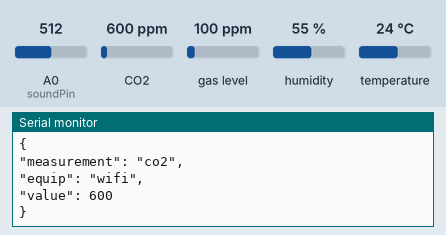
This program was run on a simulated ESP8266 (Wemos D1 mini). On the bench: the last lines printed to the serial monitor. Inputs (shaded band) come from the test bench; at power-on: A0 (soundPin) = 512, CO2 600 ppm, gas level 100 ppm, humidity 55 %, temperature 24 °C. WiFi joins after 1.5 s; servers stay silent unless stated; uploads are accepted with an empty reply.

Above: at 14.2 s.
14.3 s: A0 (soundPin) set to 36
At 15.4 s:
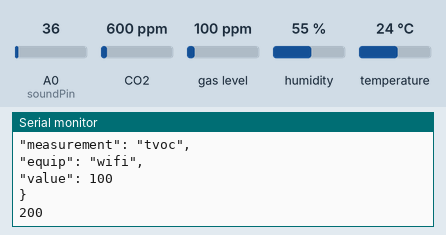
23.0 s: A0 (soundPin) set to 30
At 23.2 s:
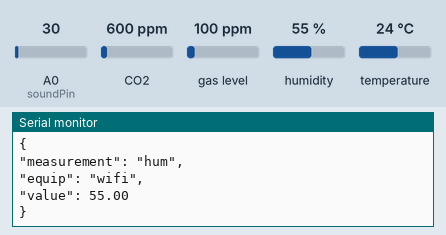
Timing chart, 0 to 26.0 s (numbered marks = the images above; inputs shaded):
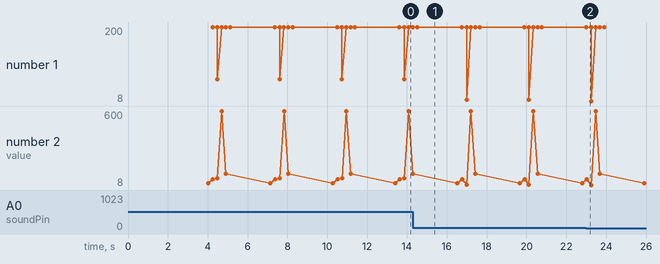

Measured:
- the behaviour switches between 34 and 33 on A0 (soundPin) (found by bisection; images 1 and 2)

The program:

main.cpp
```cpp
#include <Arduino.h>
#include <ESP8266WiFi.h>
#include <ESP8266HTTPClient.h>
#include <Adafruit_Sensor.h>
#include <DHT.h>
#include <DHT_U.h>
#include <Wire.h>
#include <SparkFunCCS811.h>

const char* ssid     = "CSW-Guest";
const char* password = "Critical98";
const char* serverName = "http://10.8.8.25:8888/";

HTTPClient http;
WiFiClient client;
String httpRequestData;
int httpCode;
String payload;

#define DHTPIN D3
#define DHTTYPE DHT11
#define soundPin A0
#define CCS811_ADDR 0x5B

CCS811 mySensor(CCS811_ADDR);
DHT_Unified dht(DHTPIN, DHTTYPE);

uint32_t delayMS;

void setup() {
  Serial.begin(9600);

  WiFi.begin(ssid, password);
  Serial.print("Connecting to ");
  Serial.print(ssid); Serial.println(" ...");

  int i = 0;
  while (WiFi.status() != WL_CONNECTED) {
    delay(1000);
    Serial.print(++i); Serial.print(' ');
  }

  Serial.println('\n');
  Serial.println("Connection established!");
  Serial.print("IP address:\t");
  Serial.println(WiFi.localIP());

  sensor_t sensor;
  dht.begin();
  dht.temperature().getSensor(&sensor);
  dht.humidity().getSensor(&sensor);
  delayMS = sensor.min_delay / 1000;

  Wire.begin(); //Inialize I2C Hardware
  if (mySensor.begin() == false)
  {
    Serial.print("CCS811 error. ");
    while (1);
  }
}

void loop() {
  delay(delayMS);

  sensors_event_t event;
  dht.temperature().getEvent(&event);
  if (isnan(event.temperature)) {
    Serial.println(F("Error reading temperature!"));
  }
  else {
    Serial.print(F("Temperature: "));
    Serial.print(event.temperature);
    Serial.println(F("°C"));
    Serial.print("\n\n\n");

    http.begin(client, serverName);
    http.addHeader("Content-Type", "application/json");

    Serial.println("POST REQUEST");
    httpRequestData = "{\n\"measurement\": \"temp\",\n";
    httpRequestData += "\"equip\": \"wifi\",\n";
    httpRequestData += "\"value\": ";
    httpRequestData += event.temperature;
    httpRequestData += "\n";
    httpRequestData += "}";

    Serial.println(httpRequestData);

    httpCode = http.POST(httpRequestData);
    payload = http.getString();
    Serial.println(httpCode);
    Serial.println(payload);
    http.end();
  }

  dht.humidity().getEvent(&event);
  if (isnan(event.relative_humidity)) {
    Serial.println(F("Error reading humidity!"));
  }
  else {
    Serial.print(F("Humidity: "));
    Serial.print(event.relative_humidity);
    Serial.println(F("%"));
    Serial.print("\n\n\n");

    http.begin(client, serverName);
    http.addHeader("Content-Type", "application/json");

    Serial.println("POST REQUEST");
    httpRequestData = "{\n\"measurement\": \"hum\",\n";
    httpRequestData += "\"equip\": \"wifi\",\n";
    httpRequestData += "\"value\": ";
    httpRequestData += event.relative_humidity;
    httpRequestData += "\n";
    httpRequestData += "}";

    Serial.println(httpRequestData);

    httpCode = http.POST(httpRequestData);
    payload = http.getString();
    Serial.println(httpCode);
    Serial.println(payload);
    http.end();
  }

  long sound_level = 0;
  long ruido_db = 0;

  sound_level = analogRead(soundPin);
  ruido_db= 20*log(sound_level)-60;
  Serial.println(ruido_db);

  http.begin(client, serverName);
  http.addHeader("Content-Type", "application/json");

  Serial.println("POST REQUEST");
  httpRequestData = "{\n\"measurement\": \"noise\",\n";
  httpRequestData += "\"equip\": \"wifi\",\n";
  httpRequestData += "\"value\": ";
  httpRequestData += ruido_db;
  httpRequestData += "\n";
  httpRequestData += "}";

  Serial.println(httpRequestData);

  httpCode = http.POST(httpRequestData);
  payload = http.getString();
  Serial.println(httpCode);
  Serial.println(payload);
  http.end();

  if (mySensor.dataAvailable())
  {
    mySensor.readAlgorithmResults();

    Serial.println("POST REQUEST");
    httpRequestData = "{\n\"measurement\": \"co2\",\n";
    httpRequestData += "\"equip\": \"wifi\",\n";
    httpRequestData += "\"value\": ";
    httpRequestData += mySensor.getCO2();
    httpRequestData += "\n";
    httpRequestData += "}";

    Serial.println(httpRequestData);

    httpCode = http.POST(httpRequestData);
    payload = http.getString();
    Serial.println(httpCode);
    Serial.println(payload);
    http.end();

    Serial.println("POST REQUEST");
    httpRequestData = "{\n\"measurement\": \"tvoc\",\n";
    httpRequestData += "\"equip\": \"wifi\",\n";
    httpRequestData += "\"value\": ";
    httpRequestData += mySensor.getTVOC();
    httpRequestData += "\n";
    httpRequestData += "}";

    Serial.println(httpRequestData);

    httpCode = http.POST(httpRequestData);
    payload = http.getString();
    Serial.println(httpCode);
    Serial.println(payload);
    http.end();

  }

}
```
